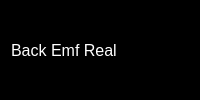
           <widget class="QWidget" name="backEmfRealWidget" native="true">
            <property name="styleSheet">
             <string notr="true">background-color: rgb(0, 0, 0);</string>
            </property>
            <layout class="QHBoxLayout" name="horizontalLayout_12">
             <item>
              <widget class="QLabel" name="label_27">
               <property name="font">
                <font>
                 <pointsize>12</pointsize>
                </font>
               </property>
               <property name="styleSheet">
                <string notr="true">color: white;</string>
               </property>
               <property name="text">
                <string>Back Emf Real</string>
               </property>
              </widget>
             </item>
             <item alignment="Qt::AlignHCenter">
              <widget class="QLabel" name="backEmfRealLeftLabel">
               <property name="font">
                <font>
                 <pointsize>12</pointsize>
                </font>
               </property>
               <property name="styleSheet">
                <string notr="true">color: white;</string>
               </property>
               <property name="text">
                <string/>
               </property>
              </widget>
             </item>
             <item alignment="Qt::AlignHCenter">
              <widget class="QLabel" name="backEmfRealAvgLabel">
               <property name="font">
                <font>
                 <pointsize>12</pointsize>
                </font>
               </property>
               <property name="styleSheet">
                <string notr="true">color: white;</string>
               </property>
               <property name="text">
                <string/>
               </property>
              </widget>
             </item>
             <item alignment="Qt::AlignHCenter">
              <widget class="QLabel" name="backEmfRealRightLabel">
               <property name="font">
                <font>
                 <pointsize>12</pointsize>
                </font>
               </property>
               <property name="styleSheet">
                <string notr="true">color: white;</string>
               </property>
               <property name="text">
                <string/>
               </property>
              </widget>
             </item>
            </layout>
           </widget>
